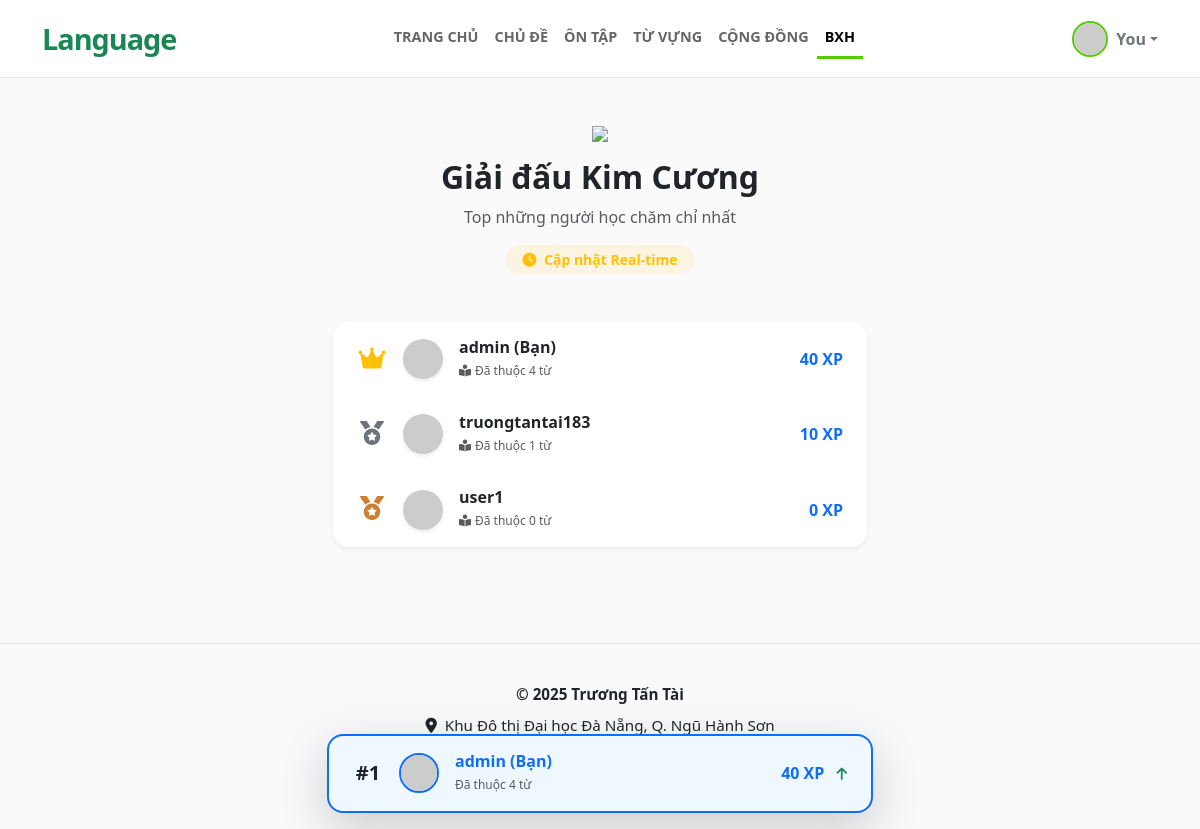
The page /leaderboard (signed in) on the database its author committed.
### app.py (models this page shows)
class User(db.Model):
    id = db.Column(db.Integer, primary_key=True)
    username = db.Column(db.String(20), unique=True, nullable=False)
    email = db.Column(db.String(120), unique=True, nullable=False)
    fullname = db.Column(db.String(100), nullable=False)
    password = db.Column(db.String(60), nullable=False)
    posts = db.relationship('Post', backref='author', lazy=True)
    comments = db.relationship('Comment', backref='author', lazy=True)

### app.py (the view)
@app.route('/leaderboard')
def leaderboard():
    if 'user' not in session: return redirect(url_for('login'))
    all_users = User.query.all()
    leaderboard_data = []
    for u in all_users:
        words_learned = FlashcardReview.query.filter_by(user_id=u.id).count()
        xp = words_learned * 10
        colors = ['f44336', 'e91e63', '9c27b0', '673ab7', '3f51b5', '2196f3', '03a9f4', '00bcd4', '009688', '4caf50', '8bc34a', 'cddc39', 'ffeb3b', 'ffc107', 'ff9800', 'ff5722']
        avatar_color = colors[u.id % len(colors)]
        leaderboard_data.append({
            'username': u.username,
            'xp': xp,
            'avatar_color': avatar_color,
            'words_learned': words_learned
        })
    leaderboard_data.sort(key=lambda x: x['xp'], reverse=True)
    for i, data in enumerate(leaderboard_data):
        data['rank'] = i + 1
    current_user_rank = next((item for item in leaderboard_data if item['username'] == session['user']), None)
    top_10 = leaderboard_data[:10]
    return render_template('leaderboard.html', page_name='leaderboard', leaderboard=top_10, my_rank=current_user_rank)

### templates/leaderboard.html (shortened to what this page needs)
{% extends "base.html" %}
{% block content %}
<div class="container py-4">
    <div class="text-center mb-5 animate-fade-in">
        <img src="https://cdn-icons-png.flaticon.com/512/6455/6455061.png" width="80" class="mb-3 animate-bounce">
        <h2 class="fw-bold text-dark">Giải đấu Kim Cương</h2>
        <p class="text-muted">Top những người học chăm chỉ nhất</p>
        <div class="d-inline-block bg-warning bg-opacity-10 text-warning px-3 py-1 rounded-pill fw-bold small">
            <i class="fas fa-clock me-1"></i> Cập nhật Real-time
        </div>
    </div>
    <div class="row justify-content-center">
        <div class="col-md-8 col-lg-6">
            <div class="card border-0 shadow-sm rounded-4 overflow-hidden mb-5">
                <div class="list-group list-group-flush">
                    {% for user in leaderboard %}
                    <div class="list-group-item py-3 px-4 d-flex align-items-center border-bottom-0 {% if loop.last == false %}border-bottom{% endif %} hover-bg transition-all">
                        <div class="me-3 text-center" style="width: 30px;">
                            {% if user.rank == 1 %}
                                <i class="fas fa-crown text-warning fs-4 animate-pulse"></i>
                            {% elif user.rank == 2 %}
                                <i class="fas fa-medal text-secondary fs-4"></i>
                            {% elif user.rank == 3 %}
                                <i class="fas fa-medal text-danger fs-4" style="color: #cd7f32 !important;"></i>
                            {% else %}
                                <span class="fw-bold text-muted">{{ user.rank }}</span>
                            {% endif %}
                        </div>
                        <img src="https://ui-avatars.com/api/?name={{ user.username }}&background={{ user.avatar_color }}&color=fff&size=40" class="rounded-circle me-3 shadow-sm" width="40" height="40">
                        <div class="flex-grow-1">
                            <h6 class="fw-bold mb-0 text-dark
                                {% if user.username == session['user'] %}text-success{% endif %}">
                                {{ user.username }}
                                {% if user.username == session['user'] %} (Bạn){% endif %}
                            </h6>
                            <small class="text-muted" style="font-size: 0.75rem;">
                                <i class="fas fa-book-reader me-1"></i>Đã thuộc {{ user.words_learned }} từ
                            </small>
                        </div>
                        <div class="text-end">
                            <span class="fw-bold text-primary">{{ user.xp }} XP</span>
                        </div>
                    </div>
                    {% endfor %}
                </div>
            </div>
        </div>
    </div>
</div>
{% if my_rank %}
<div class="fixed-bottom mb-3 animate-slide-up" style="pointer-events: none;">
    <div class="container">
        <div class="row justify-content-center">
            <div class="col-md-8 col-lg-6">
                <div class="card border-2 border-primary shadow-lg rounded-4 overflow-hidden" style="pointer-events: auto; background-color: #f0f8ff;">
                    <div class="card-body py-3 px-4 d-flex align-items-center">
                        <div class="me-3 text-center" style="width: 30px;">
                            <span class="fw-bold text-dark fs-5">#{{ my_rank.rank }}</span>
                        </div>
                        <img src="https://ui-avatars.com/api/?name={{ my_rank.username }}&background={{ my_rank.avatar_color }}&color=fff&size=40" class="rounded-circle me-3 border border-2 border-primary" width="40" height="40">
                        <div class="flex-grow-1">
                            <h6 class="fw-bold mb-0 text-primary">{{ my_rank.username }} (Bạn)</h6>
                            <small class="text-muted" style="font-size: 0.75rem;">Đã thuộc {{ my_rank.words_learned }} từ</small>
                        </div>
                        <div class="text-end">
                            <span class="fw-bold text-primary">{{ my_rank.xp }} XP</span>
                            <i class="fas fa-arrow-up text-success ms-2 small animate-bounce"></i>
                        </div>
                    </div>
                </div>
            </div>
        </div>
    </div>
</div>
{% endif %}
{% endblock %}

### static/css/style.css (style rules this page uses)
body { background-color: #fafafa; }
.animate-bounce { animation: bounce 2s infinite; }
.animate-fade-in { animation: fadeIn 0.5s ease-out forwards; opacity: 0; transform: translateY(10px); }
.animate-slide-up { animation: slideUp 0.5s ease-out forwards; }
.animate-pulse { animation: pulse 1.5s infinite; }
.text-primary { color: #0d6efd !important; }
.transition-all { transition: all 0.3s; }
.hover-bg { transition: background-color 0.2s, transform 0.2s; }

### rows shown on the page
User: username "admin", shows "(Bạn)", words_learned "4", xp "40"
User: username "truongtantai183", words_learned "1", xp "10"
User: username "user1", words_learned "0", xp "0"

### other values the page prints
{{ session.get('short_name', 'You') }} "You"
{{ my_rank.rank }} "1"
{{ my_rank.words_learned }} "4"
{{ my_rank.xp }} "40"
